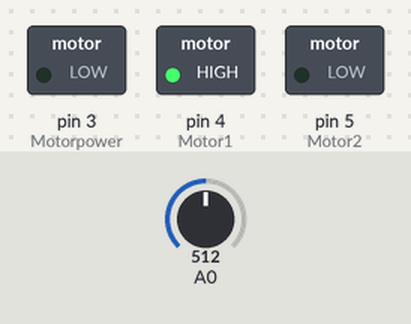
The sketch below on a simulated Arduino Uno, built with avr-gcc and run on an emulated ATmega328P. Shown: switched loads named in the sketch (green lamp = pin HIGH). Inputs (shaded band) come from the test bench; at power-on: A0 = 512.

Above: at 1.2 s.
1.3 s: A0 set to 514
At 1.7 s:
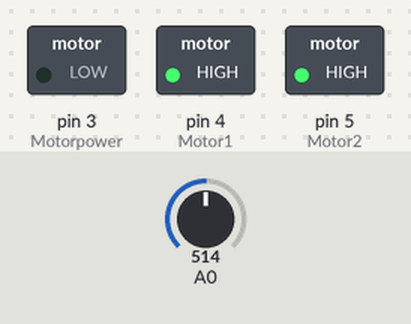
2.8 s: A0 set to 716
At 4.0 s:
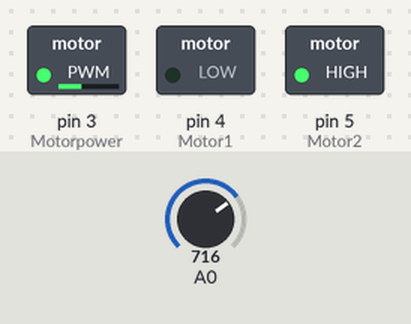
4.3 s: A0 set to 900
At 5.2 s:
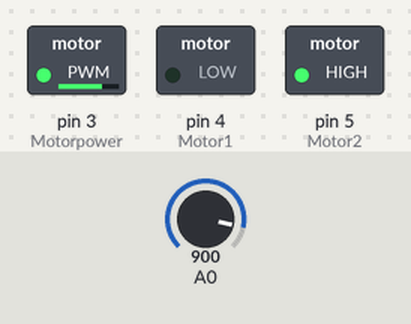
5.8 s: A0 set to 1023
At 6.4 s:
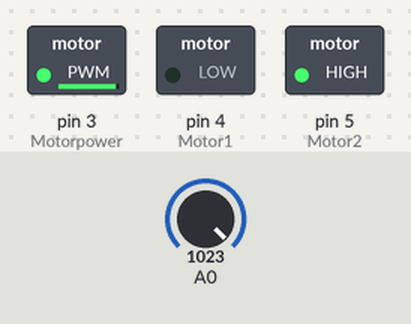
7.3 s: A0 set to 306
At 8.7 s:
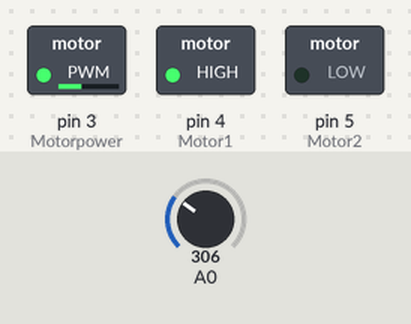
Timing chart, 0 to 9.8 s (numbered marks = the images above; inputs shaded):
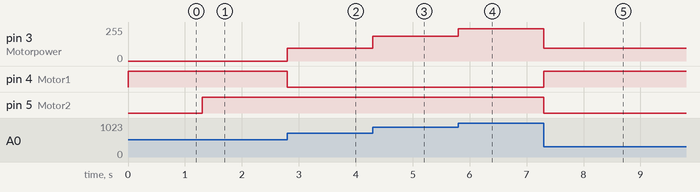

Measured:
- the behaviour switches between 513 and 514 on A0 (found by bisection; images 0 and 1)
- after the input at 1.3 s, pin 5 (Motor2): LOW → HIGH at once
- after the input at 2.8 s, pin 3 (Motorpower): 0/255 → 96/255 at once; pin 4 (Motor1): HIGH → LOW at once
- after the input at 4.3 s, pin 3 (Motorpower): 96/255 → 184/255 at once
- after the input at 5.8 s, pin 3 (Motorpower): 184/255 → 243/255 at once
- after the input at 7.3 s, pin 3 (Motorpower): 243/255 → 96/255 at once; pin 4 (Motor1): LOW → HIGH at once; pin 5 (Motor2): HIGH → LOW at once

The sketch:

motor_joystick.ino
```cpp
#include<Servo.h>
int Motor1=4;
int Motor2=5;
int Motorpower=3;
float xjoy;
float yjoy;

void setup() {
  pinMode(Motor1, OUTPUT);
  pinMode(Motor2, OUTPUT);

}

void loop() {
  xjoy=map(analogRead(A0),0,1023,0,255);
  int rpmx=(abs(xjoy-127)*1.9);

  if (xjoy>128){
    analogWrite(Motorpower,rpmx);
    digitalWrite(Motor1,LOW);
    digitalWrite(Motor2,HIGH);
  }
  else if (xjoy<128){
    analogWrite(Motorpower,rpmx);
    digitalWrite(Motor1,HIGH);
    digitalWrite(Motor2,LOW);
  }
  else{
    digitalWrite(Motor1,HIGH);
    digitalWrite(Motor2,HIGH);
  }

}
```
